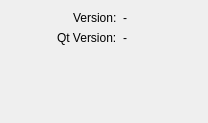
<?xml version="1.0" encoding="UTF-8"?>
<ui version="4.0">
 <class>AboutWidget</class>
 <widget class="QWidget" name="AboutWidget">
  <property name="geometry">
   <rect>
    <x>0</x>
    <y>0</y>
    <width>208</width>
    <height>123</height>
   </rect>
  </property>
  <property name="windowTitle">
   <string>Form</string>
  </property>
  <layout class="QGridLayout" name="gridLayout">
   <item row="1" column="0" colspan="2">
    <spacer name="verticalSpacer">
     <property name="orientation">
      <enum>Qt::Vertical</enum>
     </property>
     <property name="sizeHint" stdset="0">
      <size>
       <width>20</width>
       <height>40</height>
      </size>
     </property>
    </spacer>
   </item>
   <item row="0" column="0">
    <widget class="QPushButton" name="builtWithQtBtn">
     <property name="toolTip">
      <string>About Qt</string>
     </property>
     <property name="text">
      <string/>
     </property>
     <property name="icon">
      <iconset resource="../../resources.qrc">
       <normaloff>:/images/built_with_qt.png</normaloff>:/images/built_with_qt.png</iconset>
     </property>
     <property name="iconSize">
      <size>
       <width>80</width>
       <height>87</height>
      </size>
     </property>
     <property name="flat">
      <bool>true</bool>
     </property>
    </widget>
   </item>
   <item row="0" column="1">
    <layout class="QFormLayout" name="formLayout">
     <property name="labelAlignment">
      <set>Qt::AlignRight|Qt::AlignTrailing|Qt::AlignVCenter</set>
     </property>
     <item row="0" column="0">
      <widget class="QLabel" name="versionLabel">
       <property name="text">
        <string>Version:</string>
       </property>
      </widget>
     </item>
     <item row="0" column="1">
      <widget class="QLabel" name="version">
       <property name="text">
        <string>-</string>
       </property>
      </widget>
     </item>
     <item row="1" column="0">
      <widget class="QLabel" name="qtVersionLabel">
       <property name="text">
        <string>Qt Version:</string>
       </property>
      </widget>
     </item>
     <item row="1" column="1">
      <widget class="QLabel" name="qtVersion">
       <property name="text">
        <string>-</string>
       </property>
      </widget>
     </item>
    </layout>
   </item>
   <item row="0" column="2">
    <spacer name="horizontalSpacer">
     <property name="orientation">
      <enum>Qt::Horizontal</enum>
     </property>
     <property name="sizeHint" stdset="0">
      <size>
       <width>40</width>
       <height>20</height>
      </size>
     </property>
    </spacer>
   </item>
  </layout>
 </widget>
 <resources>
  <include location="../../resources.qrc"/>
 </resources>
 <connections/>
</ui>
